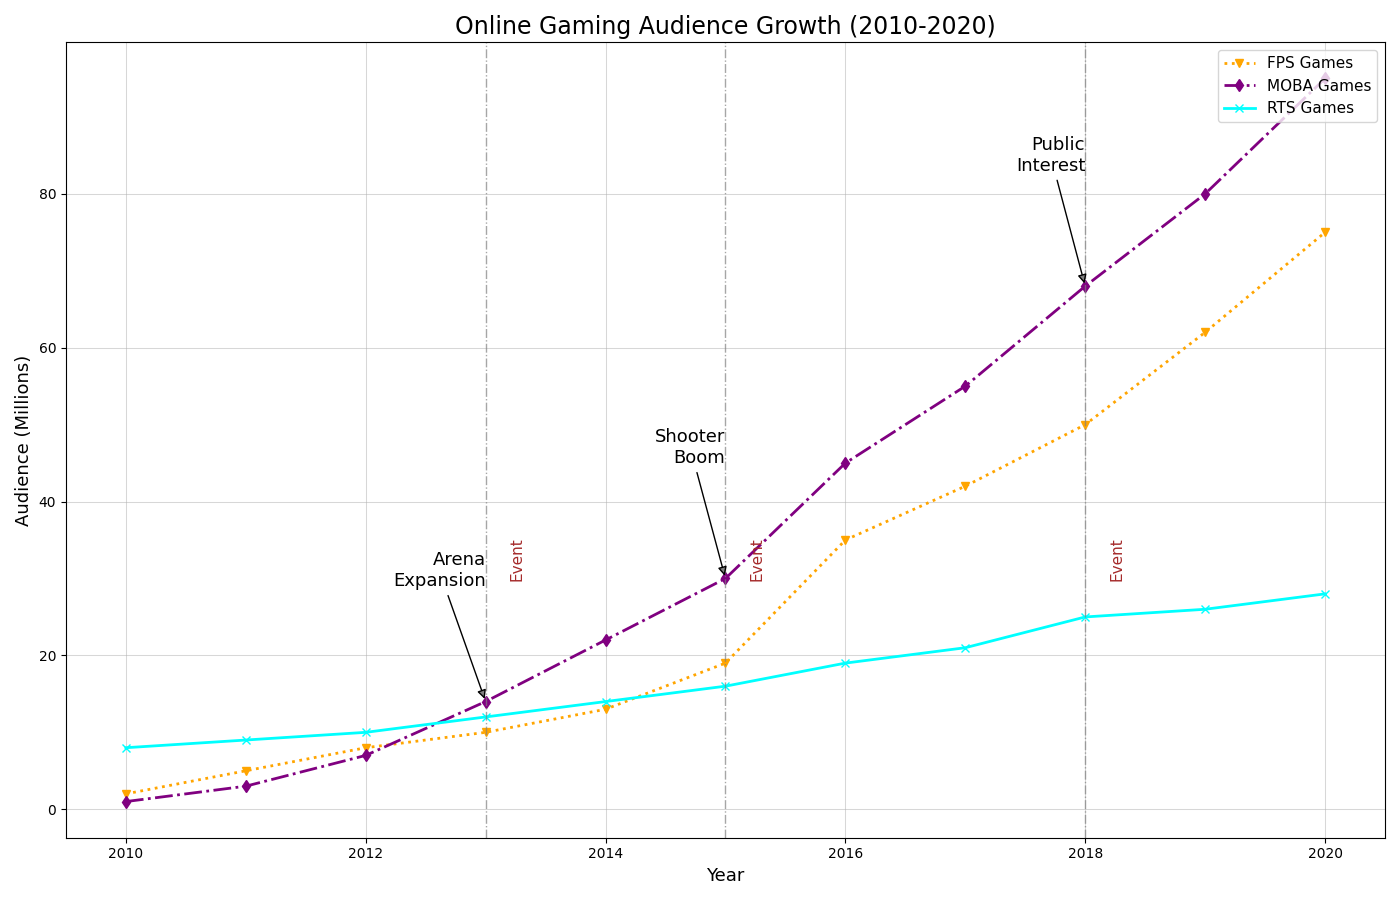

The script that drew this image:
import matplotlib.pyplot as plt
import numpy as np

years = np.arange(2010, 2021)

fps_viewership = [2, 5, 8, 10, 13, 19, 35, 42, 50, 62, 75]
moba_viewership = [1, 3, 7, 14, 22, 30, 45, 55, 68, 80, 95]
rts_viewership = [8, 9, 10, 12, 14, 16, 19, 21, 25, 26, 28]

fig, ax1 = plt.subplots(figsize=(14, 9))

# Modified markers, line styles, and colors
ax1.plot(years, fps_viewership, color='orange', linestyle=':', linewidth=2, marker='v', label='FPS Games')
ax1.plot(years, moba_viewership, color='purple', linestyle='-.', linewidth=2, marker='d', label='MOBA Games')
ax1.plot(years, rts_viewership, color='cyan', linestyle='-', linewidth=2, marker='x', label='RTS Games')

# Changed grid style
ax1.grid(True, linestyle='-', linewidth=0.75, alpha=0.5)

# Titles and labels with modified properties
ax1.set_title('Online Gaming Audience Growth (2010-2020)', fontsize=17, weight='normal')
ax1.set_xlabel('Year', fontsize=13)
ax1.set_ylabel('Audience (Millions)', fontsize=13)

# Keeping the highlights as similar core information is desired
highlight_years = [2013, 2015, 2018]
for year in highlight_years:
    ax1.axvline(x=year, color='gray', linestyle='-.', linewidth=1, alpha=0.7)
    ax1.text(year + 0.2, 30, 'Event', color='brown', fontsize=11, rotation=90)

# Re-organized annotation text and arrow style
key_events = {
    '2013': 'Arena\nExpansion',
    '2015': 'Shooter\nBoom',
    '2018': 'Public\nInterest'
}

for year, event in key_events.items():
    ax1.annotate(event, xy=(int(year), moba_viewership[years.tolist().index(int(year))]),
                 xytext=(int(year), moba_viewership[years.tolist().index(int(year))] + 15),
                 arrowprops=dict(facecolor='gray', arrowstyle='-|>'),
                 fontsize=13, ha='right')

# Legend modified position and font size
ax1.legend(loc='upper right', fontsize=11)

plt.tight_layout()

plt.show()
